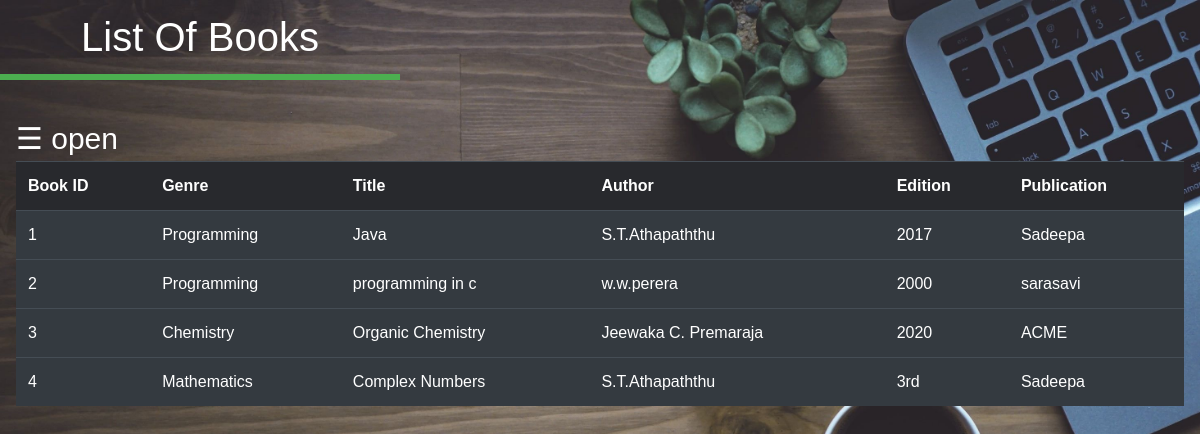
/newProject/book.php, run on the app's committed database.
### tables this page shows
CREATE TABLE `book_detail` (
  `book_id` int(100) NOT NULL,
  `genre` varchar(30) NOT NULL,
  `title` varchar(40) NOT NULL,
  `author` varchar(30) NOT NULL,
  `edition` varchar(30) NOT NULL,
  `publication` varchar(30) NOT NULL
);

### newProject/book.php (the view, shortened to what this page needs)
<!DOCTYPE html>
<html>
<head>
	<link rel="stylesheet" href="https://stackpath.bootstrapcdn.com/bootstrap/4.3.1/css/bootstrap.min.css">
	<link rel="stylesheet" type="text/css" href="theme.css">
</head>
<body>
<h1 align="center" style="color: #fff; border-bottom: 6px solid #4caf50; margin-bottom: 20px;  padding: 13px 0; width: 400px; ">List Of Books</h1>
<?php
$dbcon=parse_ini_file("dbconfig.ini");
$server=$dbcon['server'];
$user=$dbcon['user'];
$pw=$dbcon['dbpass'];
$db=$dbcon['dbase'];
$conn=mysqli_connect($server,$user,$pw,$db);
?>
<div id="main">
  <span style="color:#fff; font-size:30px;cursor:pointer" onclick="openNav()">&#9776; open</span>
<?php
$res=mysqli_query($conn,"SELECT * FROM book_detail ORDER BY book_id;");
 echo "<table class='table table-dark table-hover'>";
 echo "<tr style='background-color:#28292d;'>";
 echo "<th>"; echo "Book ID"; echo "</th>";
 echo "<th>"; echo "Genre"; echo "</th>";
 echo "<th>"; echo "Title"; echo "</th>";
 echo "<th>"; echo "Author"; echo "</th>";
 echo "<th>"; echo "Edition"; echo "</th>";
 echo "<th>"; echo "Publication"; echo "</th>";
 echo " </tr>";
 while ($row=mysqli_fetch_assoc($res))
  {
 echo "<tr>";
 echo "<td>"; echo $row['book_id']; echo "</td>";
 echo "<td>"; echo $row['genre']; echo "</td>";
 echo "<td>"; echo $row['title']; echo "</td>";
 echo "<td>"; echo $row['author']; echo "</td>";
 echo "<td>"; echo $row['edition']; echo "</td>";
 echo "<td>"; echo $row['publication']; echo "</td>";
 echo " </tr>";
 }
 echo " </table>";
?>
</body>
</html>

### newProject/theme.css (style rules this page uses)
body { background-image: url("background.jpg"); background-repeat: no-repeat; background-position: center ; background-attachment: fixed; background-size: cover; }
body { margin: 0; font-family: Arial, Helvetica, sans-serif; }
::placeholder { color: #fff; }

### newProject/book.php (style rules this page uses)
#main { transition: margin-left .5s; padding: 16px; }

### data on the page
book_detail: book_id "1", genre "Programming", title "Java", author "S.T.Athapaththu", edition "2017", publication "Sadeepa"
book_detail: book_id "2", genre "Programming", title "programming in c", author "w.w.perera", edition "2000", publication "sarasavi"
book_detail: book_id "3", genre "Chemistry", title "Organic Chemistry", author "Jeewaka C. Premaraja", edition "2020", publication "ACME"
book_detail: book_id "4", genre "Mathematics", title "Complex Numbers", author "S.T.Athapaththu", edition "3rd", publication "Sadeepa"
